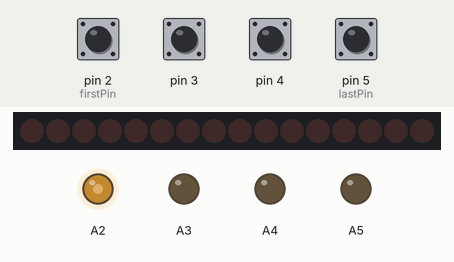
Recording of a sketch running on a simulated Arduino Uno, built with avr-gcc and run on an emulated ATmega328P. Parts: 16 shift-register outputs drawn as a row of LEDs (first output left, lit = HIGH), output pins drawn as LEDs (lit = HIGH). The inputs (shaded band) are chosen by the test bench; at power-on: pin 2 (firstPin), pin 3, pin 4, pin 5 (lastPin) HIGH. Random numbers use the default seed unless the sketch sets one; pins used as bus, display or sensor lines are not drawn.

Above: at 1.2 s.
1.3 s: pin 2 (firstPin) pulled LOW for 0.15 s
At 2.5 s:
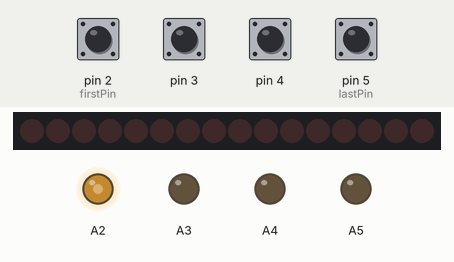
2.9 s: pin 2 (firstPin) pulled LOW for 1 s
At 10.4 s:
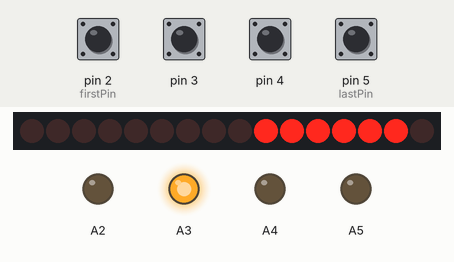
At 11.9 s:
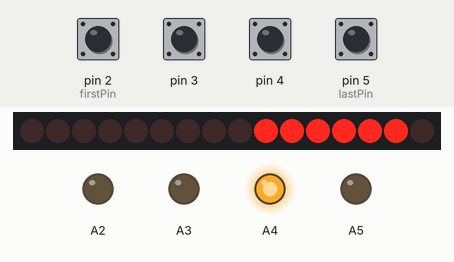
Timing chart, 0 to 21.8 s (numbered marks = the images above; inputs shaded):
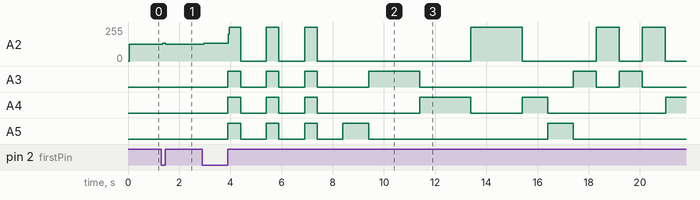

The sketch:

SpedenSpelit.ino
```cpp
#include "display.h"
#include "buttons.h"
#include "leds.h"
#include "SpedenSpelit.h"

// variables for arrays needed in game
volatile int ledArray[300]; // array to store generated numbers aka leds lit
volatile int ledIndex = 0; // variable to indicate where to store number in 'led'array
volatile int buttonArray[300]; // array to store data of buttons pushed
volatile int buttonIndex = 0; // variable to indicate where to store number in 'button' array

// variables for timer1
volatile bool newTimerInterrupt = false;  // for timer interrupt handler
volatile int interruptCounter = 0; // variable to count amount of interrupts
volatile unsigned long currentOCR1A = 15624; // variable to OCR1A, value is increased after 10 interrupts
int randomLed; // variable used to light up certain LED.

// variables for buttons
bool playerPressedButton = false;  // boolean to indicate when player has pressed some button
unsigned long buttonPressTime = 0;
bool isButtonPressed = false;
int playerButton; // variable in checkGame function. (buttonNumber = playerButton).

// variables for gamestart
bool gameStarted = false; // boolean to indicate when game has been started by player.
volatile int score = 0; // score of right button clicks. This is send to function 'void showResult(byte result)'
volatile int highScore = 0; //variable for game's high score
bool continueGame = false; // boolean to indicate if player has played game before

void setup()
{
  Serial.begin(9600);
  interrupts(); // Allowing interrupts
  initButtonsAndButtonInterrupts(); // Initializing buttons and button interrupts
  initializeDisplay(); // Initializing display
  initializeLeds(); // Initializing leds

}

void loop()
{
  // Before game has been started, first LED indicates which button is the "start button". Player must press "start button" for 1 second to start the game
  if (!gameStarted) {
    setLed(0); // lights up LED 1
    // if player has played game before, boolean 'continueGame' is set true.
    if (continueGame) {
      playerHighScore(score);// calls function 'playerHighScore' with last score as parameter.
    }
  }
  if (digitalRead(2) == LOW) { // Check if button 0 (analog 2) is being pressed to start the game
    if (!isButtonPressed) {
      buttonPressTime = millis(); // If the button hasn't yet been pressed save the starting time of press
      isButtonPressed = true; // Gives the signal that the button has been pressed
    }

    if (millis() - buttonPressTime >= 1000 && !gameStarted) { // Checking if the button has been pressed for 1 second (1000 ms)
      startTheGame(); // Start the game if the button has been pressed for 1 second
      initializeTimer(); // Timer starts
      gameStarted = true; // Informs that the game has been started
    }
  } else {
    isButtonPressed = false; //gives the signal if the button hasn't been pressed
  }

    if (newTimerInterrupt){
    ledArray[ledIndex] = randomLed; // stores random number to ledArray
    ledIndex++; //increments arrayIndex by 1
    setLed(randomLed); //lights up the led
    newTimerInterrupt = false;
    }

    // This code is run only if game has been started
    if (gameStarted) {
      if (playerPressedButton) {// boolean is true --> player has pressed some button and we start checking buttonpresses
      checkGame(buttonNumber); // calls checkGame() -funktion with the button number player has pressed
      playerPressedButton = false; // boolean is set to false to avoid unwanted re-run
      }
    }
  }

void initializeTimer(void)
{
  cli(); // stops interrupts

  /*intializes Arduino Timer1 module to
  give interrupts at rate 1Hz*/

	TCCR1A = 0;// set entire TCCR1A register to 0
  TCCR1B = 0;// same for TCCR1B
  TCNT1  = 0;//initialize counter value to 0
  OCR1A = currentOCR1A;// starts with currentOCR1A=15624, meaning compare match register is set for 1Hz increments
  // turn on CTC mode
  TCCR1B |= (1 << WGM12);
  // Set CS10 and CS12 bits for 1024 prescaler
  TCCR1B |= (1 << CS12) | (1 << CS10);
  // enable timer compare interrupt
  TIMSK1 |= (1 << OCIE1A);

  sei(); // allows interrupts
}
ISR(TIMER1_COMPA_vect)
{
  randomLed = random(0,4); // Generate a random number when the interrupt occurs

  interruptCounter++; //increments interruptcounter

  if (interruptCounter >= 10) { //checks if 10 interrupts have occurred
    currentOCR1A = (unsigned long)(currentOCR1A * 0.9);  // Increase timers interrupts by 10%

    // Maximum value for 16-bit register is 65535. We have to ensure the new OCR1A value is within valid range
    if (currentOCR1A < 65536) {
      OCR1A = currentOCR1A;
    } else {
      OCR1A = 65535;  // Maximum value is set for OCR1A
    }

    interruptCounter = 0; // Reset counter after increasing timer
  }

  newTimerInterrupt = true; // notify loop that the new random number is ready
}

void checkGame(int playerButton) //checkGame
{
  buttonArray[buttonIndex] = playerButton; // stores the button pressed
  if (buttonArray[buttonIndex] == ledArray[buttonIndex]){ // comparing the pressed button with the led
    shutLed(buttonArray[buttonIndex]); // turn off the correct led
    buttonIndex++; // increments buttonIndex by 1
    score++; //increments score by 1
    showResult(score); // update display with current score
  }
  else { // Wrong button press equals gameover
    gameOver(); // calls function 'gameOver'
    continueGame = true;// set boolean true to indicate game is lost and ready to start new game

  }
}

void startTheGame(){
  initializeGame(); // Initialize game variables
  blinkLeds(); // Blink leds for the start indicator
}

void initializeGame()
{
  gameStarted = true; // flags game started as true
  score = 0; // reset score on game initialization
  buttonIndex = 0; // reset buttonIndex
  ledIndex = 0; // reset ledIndex
  showResult(score); // Show starting score 0
  clearAllLeds(); // Clears leds
  isButtonPressed = false; // reset boolean needed at start
  newTimerInterrupt = false; // reset boolean for timer1 related actions in the loop
  playerPressedButton = false; // reset boolean for detecting pressed buttons in the loop
  currentOCR1A = 15624; // reset OCR1A for timer1
  continueGame = false; // reset value to false
}

void gameOver(){
  clearAllLeds(); // clear leds
	showResult(score);  // show players points on 7-segment display
  delay(2000);  // add some lag that points show on 7-segment display before text GameeOver
  clearAllLeds(); // clear leds
  blinkLeds(); // blinks all leds 3 times and informs player about game over.
  textGameOver(); // calls 'textGameOver' -function to write text to 7-segment display
  cli();
  TIMSK1 = 0; //stop timer1
  sei();
  gameStarted = false; // reset game state
  isButtonPressed = false; // palataan alkuun
}

void playerHighScore(int lastScore)
{
  if (lastScore > highScore) {
    highScore = lastScore; // compares lastscore to highscore, and set new highscore if needed
  }
  showResult(highScore);// shows highscore on display(s)
}
```

SpedenSpelit.h
```cpp
#ifndef SPEDENSPELIT_H
#define SPEDENSPELIT_H
#include <arduino.h>
#include <avr/io.h>
#include <avr/interrupt.h>

/*
  initializeTimer() subroutine intializes Arduino Timer1 module to
  give interrupts at rate 1Hz.
  Also allows ORC1A value to be changed during the game via 'currentORC1A' variable --> speeds up timer with 10% every 10th interrupt.
*/
void initializeTimer(void);

// Intoduce TIMER1_COMPA_vect Interrupt SeRvice (ISR) function for timer.
ISR(TIMER1_COMPA_vect);

/*
  initializeGame() subroutine is used to initialize all variables
  needed to store random numbers and player button push data.
  This function is called from startTheGame() function.

*/
void initializeGame(void);

/*
  checkGame() subroutine is used to check the status
  of the Game after each player button press.

  If the latest player button press is wrong, the game stops
  and if the latest press was right, game display is incremented
  by 1.

  Parameters
  byte: number of button player pressed; 0, 1, 2 or 3.
*/
void checkGame(byte);


/*
  startTheGame() subroutine calls InitializeGame()
  function and enables Timer1 interrupts to start
  the Game.
*/
void startTheGame(void);

/*
  gameOver() subroutine blinks the leads to inform player the game has been lost.
  textGameOver() function is called to write "Loser...see ya" to 7-segment displays.
  Timer1 interrupts are stopped.
  Resets booleans 'gameStarted' and isButtonPressed to false, in order to allow new game to be started.
*/
void gameOver();

/*
  playerHighScore() function compares player's last score to game's high score. If last score is higher, function sets it as an new high score.
  After comparison, high score is shown on display

  parameter
  int: player's last score
*/
void playerHighScore(int);

#endif
```

buttons.cpp
```cpp
#include "buttons.h"
volatile int buttonNumber;
unsigned long lastDebounceTime = 0; // Debounce time
const unsigned long debounceDelay = 500; // Debounce delay in ms


void initButtonsAndButtonInterrupts(void)
{
  for (int i = 2; i < 6; i++) { // Setting the buttons to input_pullup mode
    pinMode(i, INPUT_PULLUP);
  }
  cli(); // stops interrupts
    // Activating PCINT2 interrupts for pins 2-5
  PCICR |= (1 << PCIE2); // Activating the interrups
  PCMSK2 |= B00111100;   // Activating the pins 2-5
  sei(); // allows interrupts
}

  ISR(PCINT2_vect) { //Handles the interrupts for pins 2-5
unsigned long currentTime = millis();

  for (int i = 2; i < 6; i++) {    // Checking which of the buttons are in low state
    if (digitalRead(i) == LOW) {

      if ((currentTime - lastDebounceTime) > debounceDelay) { // Checking the debounce time
         buttonNumber = i - 2;  // Saves the button that  has been pressed
        lastDebounceTime = currentTime; // Updates the debounce time
        playerPressedButton = true;
      }


        break; // Breaks if a button has been pressed.
    }
  }
  }
```

buttons.h
```cpp
#ifndef BUTTONS_H
#define BUTTONS_H
#include <arduino.h>
#include <avr/io.h>
#include <avr/interrupt.h>

extern volatile int buttonNumber;// Variable for buttons
extern bool playerPressedButton; // boolean to indicate when player has pressed some button
const byte firstPin = 2; // First PinChangeInterrupt on D-bus
const byte lastPin =  5; // Last PinChangeInterrupt on D-bus

/*
  initButtonsAndButtonInterrupts subroutine is called from Setup() function
  during the initialization of Speden Spelit. This function does the following:
  1) Initializes 4 button pins for the game = Arduino pins 2,3,4,5
  2) Initializes 1 button pin for starting the game = Aruino pin 6
  3) Enables PinChangeInterrupt on D-bus in a way that interrupt
     is generated whenever some of pins 2,3,4,5,6 is connected to LOW state

*/
void initButtonsAndButtonInterrupts(void);


// Intoduce PCINT2_vect Interrupt SeRvice (ISR) function for Pin Change Interrupt.
ISR(PCINT2_vect);
#endif;
```

display.cpp
```cpp
#include "display.h"

const int SHCP_pin = 8;     // Arduino pin 8 = clock pin in first shift register
const int STCP_pin = 9;     // Arduino pin 9 = latch pin in first shift register
const int DS_pin = 10;      // Arduino pin 10 = input pin in first shift register
const int SHCP_pin2 = 11;   // Arduino pin 11 = clock pin in second shift register
const int STCP_pin2 = 12;   // Arduino pin 12 = latch pin in second shift register

void initializeDisplay(void)
{
// set shift registers pins to output
pinMode(DS_pin, OUTPUT);
pinMode(STCP_pin, OUTPUT);
pinMode(SHCP_pin, OUTPUT);
pinMode(STCP_pin2, OUTPUT);
pinMode(SHCP_pin2, OUTPUT);

}

void writeByte(uint8_t number,bool ten, bool hundred, bool twoHundred)

{
  uint8_t dec_digits [10] {126, 48, 109, 121, 51, 91, 95, 112, 127, 123}; // decimals indicating numbers 0-9
  uint8_t dec_digitsHundred [10] {254, 176, 237, 249, 179, 219, 223, 240, 255, 251}; // decimals indicating numbers 0-9 with decimalpoint
  uint8_t blank = 0; // decimal to write 7-segment display blank


  if (twoHundred == false) // following code is run if result is less than 200
  {

  	if (ten == false && hundred == false && twoHundred == false) {

      // writes ones to first 7-segment
    	digitalWrite(STCP_pin,LOW);
    	shiftOut(DS_pin, SHCP_pin, LSBFIRST,dec_digits[number]);
    	digitalWrite(STCP_pin, HIGH);

      // writes second 7-segment display blank
      digitalWrite(STCP_pin2,LOW);
    	shiftOut(DS_pin, SHCP_pin2, LSBFIRST,blank);
    	digitalWrite(STCP_pin2, HIGH);
  	}
  // writes tens to second 7-segment display when bool ten is true and bool hundred is false
  	else if (ten == true && hundred == false) {
    	digitalWrite(STCP_pin2,LOW);
    	shiftOut(DS_pin, SHCP_pin2, LSBFIRST,dec_digits[number]);
    	digitalWrite(STCP_pin2, HIGH);
  	}
    // writes tens with decimalpoint to second 7-segment display when both booleans are true. Decimalpoint indicates number 100 has been reached
  	else if(ten == true && hundred == true && twoHundred == false)
  	{
    	digitalWrite(STCP_pin2,LOW);
    	shiftOut(DS_pin, SHCP_pin2, LSBFIRST,dec_digitsHundred[number]);
    	digitalWrite(STCP_pin2, HIGH);
  	}
  } else // following code is run if result is 200 or more
  {
    // writes ones with decimalpoint to first 7-segment display. Decimalpoint indicates number 200 has been reached
    if (ten == false && hundred == false && twoHundred == true) {

    	digitalWrite(STCP_pin,LOW);
    	shiftOut(DS_pin, SHCP_pin, LSBFIRST,dec_digitsHundred[number]);
    	digitalWrite(STCP_pin, HIGH);
    }
    // writes tens with decimalpoint to second 7-segment display when both booleans are true. Decimalpoint indicates number 100 has been reached
    else if (ten == true && hundred == true && twoHundred == true) {

      digitalWrite(STCP_pin2,LOW);
    	shiftOut(DS_pin, SHCP_pin2, LSBFIRST,dec_digitsHundred[number]);
    	digitalWrite(STCP_pin2, HIGH);
    }
  }
}

void writeHighAndLowNumber(uint8_t tens, uint8_t ones, bool hundred, bool twoHundred)
{
  // code is run if result is under 10
  if (tens < 1 && hundred == false && twoHundred == false) {
  	writeByte(ones, false, false, false); // calls writeByte subroutine to write ones on first shift register

  }
  // code is run if result is 10-99
  if (tens >= 1 && hundred == false && twoHundred == false) {
    writeByte(ones, false, false, false); // calls writeByte subroutine to write ones on first shift register
  	writeByte(tens, true, false, false);// calls writeByte subroutine to write tens on second shift register
   }

   // code is run if result is 100-199
  if (hundred == true && twoHundred == false) {
  	writeByte(ones, false, false, false); // calls writeByte subroutine to write ones on first shift register
  	writeByte(tens, true, true, false); // calls writeByte subroutine to write tens on second shift register
  }

  // code is run if result is 200 or more
  if (hundred == true && twoHundred == true) {
    writeByte(ones, false, false, true);// calls writeByte subroutine to write ones on first shift register
  	writeByte(tens, true, true, true); // calls writeByte subroutine to write tens on second shift register
  }
}

void showResult(byte result)
{
  // code is run if result is less than 100
  if (result < 100) {
  	uint8_t tens = result / 10; // divides by 10 to get the tens out of game result
  	uint8_t ones = result % 10; // gets remainder after dividing by 10 to get the ones out of the game result
  	writeHighAndLowNumber(tens, ones, false, false); // calls writeHighAndLowNumber subroutine to write the result on 7-segment display
  }
  // code is run if result is 100-199
  if (result >= 100 && result < 200) {
  	uint8_t tens = (result / 10) - 10; // divides by 10 and then decrements 10 (because result is over 100) to get the tens out of game result
  	uint8_t ones = result % 10; // gets remainder after dividing by 10 to get the ones out of the game result
    writeHighAndLowNumber(tens, ones, true, false); // calls writeHighAndLowNumber subroutine to write the result on 7-segment display
  }
  //code is run if result is 200 or more
  if (result >= 200) {
    uint8_t tens = (result / 10) - 20; // divides by 10 and then decrements 10 (because result is over 200) to get the tens out of game result
  	uint8_t ones = result % 10; // gets remainder after dividing by 10 to get the ones out of the game result
    writeHighAndLowNumber(tens, ones, true, true); // calls writeHighAndLowNumber subroutine to write the result on 7-segment display
  }

}

void textGameOver()
{
  uint8_t dec_letters [16] {14, 29, 91, 79, 5, 128, 128, 128, 91, 79, 79, 0, 51, 119, 0, 0}; // decimals indicating text "LOSER...SEE(blank)YA(blank)(blank)" to shift register

  // loop to display letters in order

  for(int i=0;i<16;i++)
  {
    // shows the letter in first 7-segment display
    digitalWrite(STCP_pin,LOW);
    shiftOut(DS_pin, SHCP_pin, LSBFIRST,dec_letters[i]);
    digitalWrite(STCP_pin, HIGH);
    delay(600); // delay to make reading easier
    // shows the letter in second 7-segment display
    digitalWrite(STCP_pin2,LOW);
    shiftOut(DS_pin, SHCP_pin2, LSBFIRST,dec_letters[i]);
    digitalWrite(STCP_pin2, HIGH);

  }
}
```

leds.h
```cpp
#ifndef LEDS_H
#define LEDS_H
#include <arduino.h>


extern volatile int randNumber; // variable for random numbers generated with timer1
/*
  initializeLeds() subroutine intializes analog pins A2,A3,A4,A5
  to be used as outputs. Speden Spelit leds are connected to those
  pins.
*/
void initializeLeds();

/*
  setLed(byte) sets correct led number given as 0,1,2 or 3
  led number 0 corresponds to led connected at Arduino pin A2
  led number 1 => Arduino pin A3
  led number 2 => Arduino pin A4
  led number 3 => Arduino pin A5

  parameters:
  byte ledNumber is 0,1,2 or 3
*/
void setLed(int ledNumber);

/*
  clearAllLeds(void) subroutine clears all leds
*/
void clearAllLeds(void);

/*
  setAllLeds subroutine sets all leds
*/
void setAllLeds(void);

/*
  show1() subroutine shows numbers 0,1,...,15 as binary numbers
  waits a bit and repeats number "show"
*/
void show1(void);

/*
  show2(int) subroutine shows leds 0,1,2,3,0,1,2,3,.... with increasing
  changing rate. And when top change speed has been reached

    Parameters:

  int rounds: This parameter determines how many times 0,1,2,3 sequence
              is shown.
*/
void show2(int);
/*
  shutLed() function is called by checkGame subroutine. It shuts down random LED that was lighted up earlier.
*/
void shutLed (int);

/*
  blinkLeds() function blinks all LEDs three times
*/
void blinkLeds();
#endif
```

Source omitted: display.h (1938 bytes), leds.cpp (1798 bytes)

Measured:
- after the input at 1.3 s, A2: 124/255 → 134/255 after 0.06 s, → 125/255 0.12 s later
- after the input at 2.9 s, A3: LOW → HIGH after 1.0 s, → LOW 0.50 s later, → HIGH 1.0 s later, → LOW 0.50 s later, … (12 changes in this stretch); A4: LOW → HIGH after 1.0 s, → LOW 0.50 s later, → HIGH 1.0 s later, → LOW 0.50 s later, … (11 changes in this stretch)
